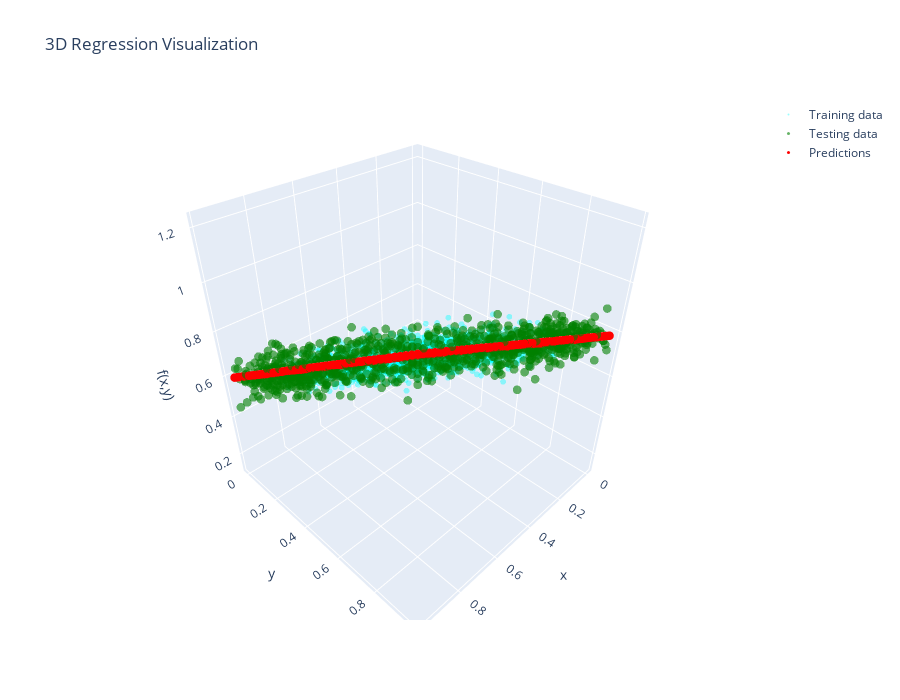

Notebook code for this chart:
### Code cell
#Check out our model prediction visually

plot_predictions_3d(
    X_train.cpu(), Y_train.cpu(), f_train.cpu(),
    X_test.cpu(),  Y_test.cpu(),  f_test.cpu(),
    predictions=test_pred.squeeze(1).cpu()
)

plot_predictions_3d_plotly(
    X_train.cpu(), Y_train.cpu(), f_train.cpu(),
    X_test.cpu(),  Y_test.cpu(),  f_test.cpu(),
    predictions=test_pred.squeeze(1).cpu()
)

### Figure 1 — Plotly figure (JSON) as saved in the notebook; plotly's stock layout.template omitted (floating-point values rounded to 4 significant figures; data arrays with more than 128 entries replaced by an {"elided": "..."} marker saying what was removed)
{"data": [{"marker": {"color": "cyan", "opacity": 0.4, "size": 2}, "mode": "markers", "name": "Training data", "type": "scatter3d", "x": {"elided": "1600 float values"}, "y": {"elided": "1600 float values"}, "z": {"elided": "1600 float values"}}, {"marker": {"color": "green", "opacity": 0.6, "size": 3}, "mode": "markers", "name": "Testing data", "type": "scatter3d", "x": {"elided": "900 float values"}, "y": {"elided": "900 float values"}, "z": {"elided": "900 float values"}}, {"marker": {"color": "red", "size": 3}, "mode": "markers", "name": "Predictions", "type": "scatter3d", "x": {"elided": "900 float values"}, "y": {"elided": "900 float values"}, "z": {"elided": "900 float values"}}], "layout": {"height": 700, "scene": {"xaxis": {"title": {"text": "x"}}, "yaxis": {"title": {"text": "y"}}, "zaxis": {"title": {"text": "f(x,y)"}}}, "title": {"text": "3D Regression Visualization"}, "width": 900}}
